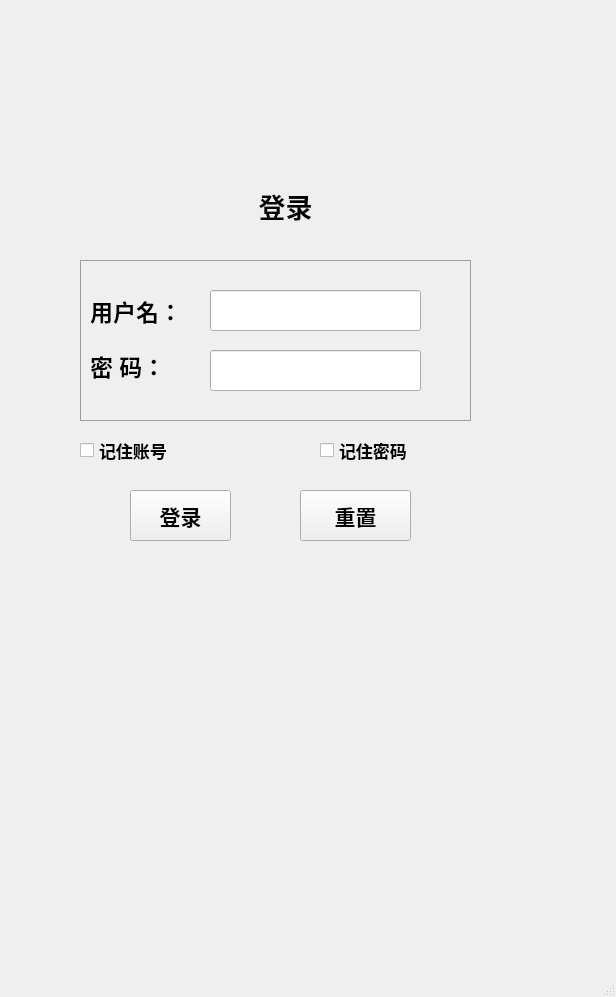
<?xml version="1.0" encoding="UTF-8"?>
<ui version="4.0">
 <class>login</class>
 <widget class="QMainWindow" name="login">
  <property name="geometry">
   <rect>
    <x>0</x>
    <y>0</y>
    <width>616</width>
    <height>997</height>
   </rect>
  </property>
  <property name="windowTitle">
   <string>MainWindow</string>
  </property>
  <widget class="QWidget" name="centralwidget">
   <widget class="QPushButton" name="btn_log">
    <property name="geometry">
     <rect>
      <x>130</x>
      <y>490</y>
      <width>101</width>
      <height>51</height>
     </rect>
    </property>
    <property name="font">
     <font>
      <pointsize>16</pointsize>
      <weight>75</weight>
      <bold>true</bold>
     </font>
    </property>
    <property name="text">
     <string>登录</string>
    </property>
   </widget>
   <widget class="QGroupBox" name="groupBox">
    <property name="geometry">
     <rect>
      <x>80</x>
      <y>260</y>
      <width>391</width>
      <height>161</height>
     </rect>
    </property>
    <property name="styleSheet">
     <string notr="true">QGroupBox {
            border-color: rgb(156, 156, 156);
            border-width: 1px;
            border-style: solid;
            margin-top: 0.5ex;
        }
        QGroupBox::title {
            subcontrol-origin: margin;
            subcontrol-position: top left;
            left: 10px;
            margin-left: 2px;
            padding: 0  0px;
        }</string>
    </property>
    <property name="title">
     <string/>
    </property>
    <widget class="QLabel" name="label_name">
     <property name="geometry">
      <rect>
       <x>10</x>
       <y>30</y>
       <width>131</width>
       <height>41</height>
      </rect>
     </property>
     <property name="font">
      <font>
       <pointsize>17</pointsize>
       <weight>75</weight>
       <bold>true</bold>
      </font>
     </property>
     <property name="text">
      <string>用户名：</string>
     </property>
    </widget>
    <widget class="QLineEdit" name="edit_name">
     <property name="geometry">
      <rect>
       <x>130</x>
       <y>30</y>
       <width>211</width>
       <height>41</height>
      </rect>
     </property>
    </widget>
    <widget class="QLabel" name="label_pw">
     <property name="geometry">
      <rect>
       <x>10</x>
       <y>80</y>
       <width>111</width>
       <height>51</height>
      </rect>
     </property>
     <property name="font">
      <font>
       <pointsize>17</pointsize>
       <weight>75</weight>
       <bold>true</bold>
      </font>
     </property>
     <property name="text">
      <string>密 码：</string>
     </property>
    </widget>
    <widget class="QLineEdit" name="edit_pw">
     <property name="geometry">
      <rect>
       <x>130</x>
       <y>90</y>
       <width>211</width>
       <height>41</height>
      </rect>
     </property>
    </widget>
   </widget>
   <widget class="QLabel" name="label_title">
    <property name="geometry">
     <rect>
      <x>210</x>
      <y>170</y>
      <width>151</width>
      <height>71</height>
     </rect>
    </property>
    <property name="font">
     <font>
      <pointsize>20</pointsize>
      <weight>75</weight>
      <bold>true</bold>
     </font>
    </property>
    <property name="text">
     <string>登录</string>
    </property>
    <property name="alignment">
     <set>Qt::AlignCenter</set>
    </property>
   </widget>
   <widget class="QCheckBox" name="check_name">
    <property name="geometry">
     <rect>
      <x>80</x>
      <y>430</y>
      <width>261</width>
      <height>41</height>
     </rect>
    </property>
    <property name="font">
     <font>
      <pointsize>13</pointsize>
      <weight>75</weight>
      <bold>true</bold>
     </font>
    </property>
    <property name="text">
     <string>记住账号</string>
    </property>
   </widget>
   <widget class="QPushButton" name="btn_clear">
    <property name="geometry">
     <rect>
      <x>300</x>
      <y>490</y>
      <width>111</width>
      <height>51</height>
     </rect>
    </property>
    <property name="font">
     <font>
      <pointsize>16</pointsize>
      <weight>75</weight>
      <bold>true</bold>
     </font>
    </property>
    <property name="text">
     <string>重置</string>
    </property>
   </widget>
   <widget class="QCheckBox" name="check_pw">
    <property name="geometry">
     <rect>
      <x>320</x>
      <y>430</y>
      <width>271</width>
      <height>41</height>
     </rect>
    </property>
    <property name="font">
     <font>
      <pointsize>13</pointsize>
      <weight>75</weight>
      <bold>true</bold>
     </font>
    </property>
    <property name="text">
     <string>记住密码</string>
    </property>
   </widget>
  </widget>
  <widget class="QMenuBar" name="menubar">
   <property name="geometry">
    <rect>
     <x>0</x>
     <y>0</y>
     <width>616</width>
     <height>21</height>
    </rect>
   </property>
  </widget>
  <widget class="QStatusBar" name="statusbar"/>
 </widget>
 <resources/>
 <connections/>
</ui>
